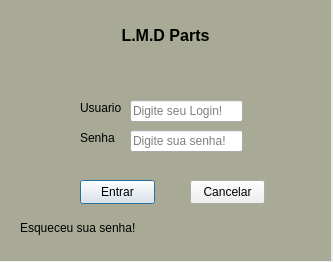
<?xml version="1.0" encoding="UTF-8"?>
<ui version="4.0">
 <class>Dialog</class>
 <widget class="QDialog" name="Dialog">
  <property name="geometry">
   <rect>
    <x>0</x>
    <y>0</y>
    <width>333</width>
    <height>262</height>
   </rect>
  </property>
  <property name="windowTitle">
   <string>Dialog</string>
  </property>
  <widget class="QLabel" name="label">
   <property name="geometry">
    <rect>
     <x>-10</x>
     <y>0</y>
     <width>341</width>
     <height>261</height>
    </rect>
   </property>
   <property name="whatsThis">
    <string>&lt;html&gt;&lt;head/&gt;&lt;body&gt;&lt;p align=&quot;center&quot;&gt;&lt;br/&gt;&lt;/p&gt;&lt;/body&gt;&lt;/html&gt;</string>
   </property>
   <property name="styleSheet">
    <string notr="true">background-color: rgb(0 0, 0);
background-color: rgb(168, 170, 149);
color: rgb(255, 255, 255);</string>
   </property>
   <property name="text">
    <string/>
   </property>
  </widget>
  <widget class="QLabel" name="label_2">
   <property name="geometry">
    <rect>
     <x>80</x>
     <y>100</y>
     <width>49</width>
     <height>16</height>
    </rect>
   </property>
   <property name="text">
    <string>Usuario</string>
   </property>
  </widget>
  <widget class="QLabel" name="label_3">
   <property name="geometry">
    <rect>
     <x>80</x>
     <y>130</y>
     <width>49</width>
     <height>16</height>
    </rect>
   </property>
   <property name="text">
    <string>Senha</string>
   </property>
  </widget>
  <widget class="QPushButton" name="pushButton">
   <property name="geometry">
    <rect>
     <x>80</x>
     <y>180</y>
     <width>75</width>
     <height>24</height>
    </rect>
   </property>
   <property name="text">
    <string>Entrar</string>
   </property>
  </widget>
  <widget class="QPushButton" name="pushButton_2">
   <property name="geometry">
    <rect>
     <x>190</x>
     <y>180</y>
     <width>75</width>
     <height>24</height>
    </rect>
   </property>
   <property name="text">
    <string>Cancelar</string>
   </property>
  </widget>
  <widget class="QLineEdit" name="lineEdit">
   <property name="geometry">
    <rect>
     <x>130</x>
     <y>100</y>
     <width>113</width>
     <height>22</height>
    </rect>
   </property>
   <property name="text">
    <string/>
   </property>
   <property name="placeholderText">
    <string>Digite seu Login!</string>
   </property>
  </widget>
  <widget class="QLineEdit" name="lineEdit_2">
   <property name="geometry">
    <rect>
     <x>130</x>
     <y>130</y>
     <width>113</width>
     <height>22</height>
    </rect>
   </property>
   <property name="echoMode">
    <enum>QLineEdit::EchoMode::Password</enum>
   </property>
   <property name="placeholderText">
    <string>Digite sua senha!</string>
   </property>
  </widget>
  <widget class="QLabel" name="label_4">
   <property name="geometry">
    <rect>
     <x>20</x>
     <y>220</y>
     <width>121</width>
     <height>16</height>
    </rect>
   </property>
   <property name="toolTip">
    <string>&lt;html&gt;&lt;head/&gt;&lt;body&gt;&lt;p&gt;&lt;span style=&quot; font-weight:700;&quot;&gt;Esqueceu sua senha!&lt;/span&gt;&lt;/p&gt;&lt;/body&gt;&lt;/html&gt;</string>
   </property>
   <property name="whatsThis">
    <string>&lt;html&gt;&lt;head/&gt;&lt;body&gt;&lt;p&gt;&lt;span style=&quot; font-size:10pt; font-weight:700;&quot;&gt;Esqueceu sua senha!&lt;/span&gt;&lt;/p&gt;&lt;/body&gt;&lt;/html&gt;</string>
   </property>
   <property name="text">
    <string>Esqueceu sua senha!</string>
   </property>
  </widget>
  <widget class="QLabel" name="label_5">
   <property name="geometry">
    <rect>
     <x>90</x>
     <y>10</y>
     <width>151</width>
     <height>51</height>
    </rect>
   </property>
   <property name="whatsThis">
    <string>&lt;html&gt;&lt;head/&gt;&lt;body&gt;&lt;p align=&quot;center&quot;&gt;&lt;span style=&quot; font-size:16pt; font-weight:700;&quot;&gt;L.M.D PARTS&lt;/span&gt;&lt;/p&gt;&lt;p align=&quot;center&quot;&gt;&lt;br/&gt;&lt;/p&gt;&lt;/body&gt;&lt;/html&gt;</string>
   </property>
   <property name="styleSheet">
    <string notr="true">font: 16pt &quot;Segoe UI&quot;;
</string>
   </property>
   <property name="text">
    <string>&lt;html&gt;&lt;head/&gt;&lt;body&gt;&lt;p align=&quot;center&quot;&gt;&lt;span style=&quot; font-size:12pt; font-weight:700;&quot;&gt;L.M.D Parts&lt;/span&gt;&lt;/p&gt;&lt;/body&gt;&lt;/html&gt;</string>
   </property>
  </widget>
 </widget>
 <resources>
  <include location="img.qrc"/>
 </resources>
 <connections/>
</ui>
